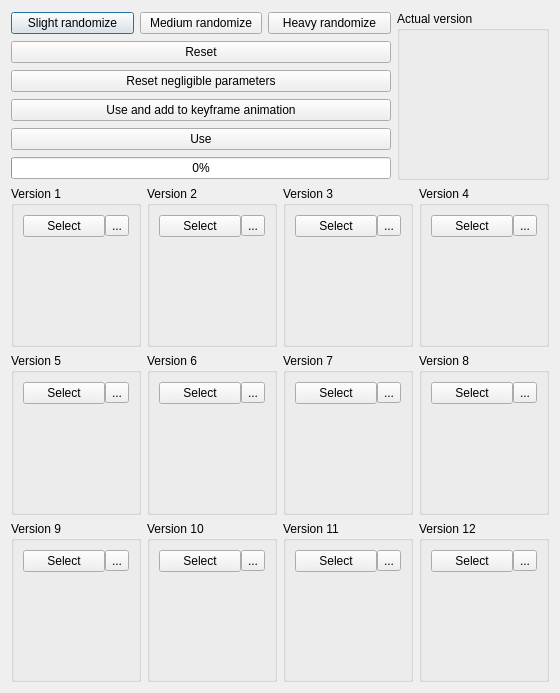
<?xml version="1.0" encoding="UTF-8"?>
<ui version="4.0">
 <class>cRandomizerDialog</class>
 <widget class="QDialog" name="cRandomizerDialog">
  <property name="geometry">
   <rect>
    <x>0</x>
    <y>0</y>
    <width>560</width>
    <height>693</height>
   </rect>
  </property>
  <property name="windowTitle">
   <string>Dialog</string>
  </property>
  <layout class="QVBoxLayout" name="verticalLayout" stretch="0,1">
   <item>
    <layout class="QHBoxLayout" name="horizontalLayout" stretch="0,0">
     <item>
      <layout class="QVBoxLayout" name="verticalLayout_2">
       <item>
        <layout class="QHBoxLayout" name="horizontalLayout_13">
         <item>
          <widget class="QPushButton" name="pushButton_slight">
           <property name="text">
            <string>Slight randomize</string>
           </property>
          </widget>
         </item>
         <item>
          <widget class="QPushButton" name="pushButton_medium">
           <property name="text">
            <string>Medium randomize</string>
           </property>
          </widget>
         </item>
         <item>
          <widget class="QPushButton" name="pushButton_heavy">
           <property name="text">
            <string>Heavy randomize</string>
           </property>
          </widget>
         </item>
        </layout>
       </item>
       <item>
        <widget class="QPushButton" name="pushButton_reset">
         <property name="text">
          <string>Reset</string>
         </property>
        </widget>
       </item>
       <item>
        <widget class="QPushButton" name="pushButton_clean_up">
         <property name="text">
          <string>Reset negligible parameters</string>
         </property>
        </widget>
       </item>
       <item>
        <widget class="QPushButton" name="pushButton_add_to_keyframes">
         <property name="text">
          <string>Use and add to keyframe animation</string>
         </property>
        </widget>
       </item>
       <item>
        <widget class="QPushButton" name="pushButton_use">
         <property name="text">
          <string>Use</string>
         </property>
        </widget>
       </item>
       <item>
        <widget class="QProgressBar" name="progressBar">
         <property name="maximum">
          <number>1000</number>
         </property>
         <property name="value">
          <number>0</number>
         </property>
        </widget>
       </item>
      </layout>
     </item>
     <item>
      <widget class="QGroupBox" name="groupBox_version_actual">
       <property name="title">
        <string>Actual version</string>
       </property>
       <layout class="QVBoxLayout" name="verticalLayout_4">
        <item>
         <widget class="cThumbnailWidget" name="previewwidget_actual" native="true">
          <property name="minimumSize">
           <size>
            <width>128</width>
            <height>128</height>
           </size>
          </property>
         </widget>
        </item>
       </layout>
      </widget>
     </item>
    </layout>
   </item>
   <item>
    <layout class="QGridLayout" name="gridLayout">
     <item row="0" column="0">
      <widget class="QGroupBox" name="groupBox_version_01">
       <property name="title">
        <string>Version 1</string>
       </property>
       <layout class="QVBoxLayout" name="verticalLayout_3" stretch="0,1">
        <item>
         <layout class="QHBoxLayout" name="horizontalLayout_2">
          <property name="spacing">
           <number>0</number>
          </property>
          <item>
           <widget class="QPushButton" name="pushButton_select_01">
            <property name="text">
             <string>Select</string>
            </property>
           </widget>
          </item>
          <item>
           <widget class="QToolButton" name="toolButton_save_01">
            <property name="text">
             <string>...</string>
            </property>
            <property name="icon">
             <iconset theme="document-save" resource="icons.qrc">
              <normaloff>:/system/icons/document-save.svg</normaloff>:/system/icons/document-save.svg</iconset>
            </property>
           </widget>
          </item>
         </layout>
        </item>
        <item>
         <widget class="cThumbnailWidget" name="previewwidget_01" native="true">
          <property name="minimumSize">
           <size>
            <width>16</width>
            <height>16</height>
           </size>
          </property>
         </widget>
        </item>
       </layout>
      </widget>
     </item>
     <item row="0" column="2">
      <widget class="QGroupBox" name="groupBox_version_03">
       <property name="title">
        <string>Version 3</string>
       </property>
       <layout class="QVBoxLayout" name="verticalLayout_6" stretch="0,1">
        <item>
         <layout class="QHBoxLayout" name="horizontalLayout_14">
          <property name="spacing">
           <number>0</number>
          </property>
          <item>
           <widget class="QPushButton" name="pushButton_select_03">
            <property name="text">
             <string>Select</string>
            </property>
           </widget>
          </item>
          <item>
           <widget class="QToolButton" name="toolButton_save_03">
            <property name="text">
             <string>...</string>
            </property>
            <property name="icon">
             <iconset theme="document-save" resource="icons.qrc">
              <normaloff>:/system/icons/document-save.svg</normaloff>:/system/icons/document-save.svg</iconset>
            </property>
           </widget>
          </item>
         </layout>
        </item>
        <item>
         <widget class="cThumbnailWidget" name="previewwidget_03" native="true">
          <property name="minimumSize">
           <size>
            <width>16</width>
            <height>16</height>
           </size>
          </property>
         </widget>
        </item>
       </layout>
      </widget>
     </item>
     <item row="0" column="1">
      <widget class="QGroupBox" name="groupBox_version_02">
       <property name="title">
        <string>Version 2</string>
       </property>
       <layout class="QVBoxLayout" name="verticalLayout_5" stretch="0,1">
        <item>
         <layout class="QHBoxLayout" name="horizontalLayout_3">
          <property name="spacing">
           <number>0</number>
          </property>
          <item>
           <widget class="QPushButton" name="pushButton_select_02">
            <property name="text">
             <string>Select</string>
            </property>
           </widget>
          </item>
          <item>
           <widget class="QToolButton" name="toolButton_save_02">
            <property name="text">
             <string>...</string>
            </property>
            <property name="icon">
             <iconset theme="document-save" resource="icons.qrc">
              <normaloff>:/system/icons/document-save.svg</normaloff>:/system/icons/document-save.svg</iconset>
            </property>
           </widget>
          </item>
         </layout>
        </item>
        <item>
         <widget class="cThumbnailWidget" name="previewwidget_02" native="true">
          <property name="minimumSize">
           <size>
            <width>16</width>
            <height>16</height>
           </size>
          </property>
         </widget>
        </item>
       </layout>
      </widget>
     </item>
     <item row="0" column="3">
      <widget class="QGroupBox" name="groupBox_version_04">
       <property name="title">
        <string>Version 4</string>
       </property>
       <layout class="QVBoxLayout" name="verticalLayout_8" stretch="0,1">
        <item>
         <layout class="QHBoxLayout" name="horizontalLayout_4">
          <property name="spacing">
           <number>0</number>
          </property>
          <item>
           <widget class="QPushButton" name="pushButton_select_04">
            <property name="text">
             <string>Select</string>
            </property>
           </widget>
          </item>
          <item>
           <widget class="QToolButton" name="toolButton_save_04">
            <property name="text">
             <string>...</string>
            </property>
            <property name="icon">
             <iconset theme="document-save" resource="icons.qrc">
              <normaloff>:/system/icons/document-save.svg</normaloff>:/system/icons/document-save.svg</iconset>
            </property>
           </widget>
          </item>
         </layout>
        </item>
        <item>
         <widget class="cThumbnailWidget" name="previewwidget_04" native="true">
          <property name="minimumSize">
           <size>
            <width>16</width>
            <height>16</height>
           </size>
          </property>
         </widget>
        </item>
       </layout>
      </widget>
     </item>
     <item row="1" column="0">
      <widget class="QGroupBox" name="groupBox_version_05">
       <property name="title">
        <string>Version 5</string>
       </property>
       <layout class="QVBoxLayout" name="verticalLayout_7" stretch="0,1">
        <item>
         <layout class="QHBoxLayout" name="horizontalLayout_5">
          <property name="spacing">
           <number>0</number>
          </property>
          <item>
           <widget class="QPushButton" name="pushButton_select_05">
            <property name="text">
             <string>Select</string>
            </property>
           </widget>
          </item>
          <item>
           <widget class="QToolButton" name="toolButton_save_05">
            <property name="text">
             <string>...</string>
            </property>
            <property name="icon">
             <iconset theme="document-save" resource="icons.qrc">
              <normaloff>:/system/icons/document-save.svg</normaloff>:/system/icons/document-save.svg</iconset>
            </property>
           </widget>
          </item>
         </layout>
        </item>
        <item>
         <widget class="cThumbnailWidget" name="previewwidget_05" native="true">
          <property name="minimumSize">
           <size>
            <width>16</width>
            <height>16</height>
           </size>
          </property>
         </widget>
        </item>
       </layout>
      </widget>
     </item>
     <item row="1" column="1">
      <widget class="QGroupBox" name="groupBox_version_06">
       <property name="title">
        <string>Version 6</string>
       </property>
       <layout class="QVBoxLayout" name="verticalLayout_9" stretch="0,1">
        <item>
         <layout class="QHBoxLayout" name="horizontalLayout_6">
          <property name="spacing">
           <number>0</number>
          </property>
          <item>
           <widget class="QPushButton" name="pushButton_select_06">
            <property name="text">
             <string>Select</string>
            </property>
           </widget>
          </item>
          <item>
           <widget class="QToolButton" name="toolButton_save_06">
            <property name="text">
             <string>...</string>
            </property>
            <property name="icon">
             <iconset theme="document-save" resource="icons.qrc">
              <normaloff>:/system/icons/document-save.svg</normaloff>:/system/icons/document-save.svg</iconset>
            </property>
           </widget>
          </item>
         </layout>
        </item>
        <item>
         <widget class="cThumbnailWidget" name="previewwidget_06" native="true">
          <property name="minimumSize">
           <size>
            <width>16</width>
            <height>16</height>
           </size>
          </property>
         </widget>
        </item>
       </layout>
      </widget>
     </item>
     <item row="1" column="2">
      <widget class="QGroupBox" name="groupBox_version_07">
       <property name="title">
        <string>Version 7</string>
       </property>
       <layout class="QVBoxLayout" name="verticalLayout_11" stretch="0,1">
        <item>
         <layout class="QHBoxLayout" name="horizontalLayout_7">
          <property name="spacing">
           <number>0</number>
          </property>
          <item>
           <widget class="QPushButton" name="pushButton_select_07">
            <property name="text">
             <string>Select</string>
            </property>
           </widget>
          </item>
          <item>
           <widget class="QToolButton" name="toolButton_save_07">
            <property name="text">
             <string>...</string>
            </property>
            <property name="icon">
             <iconset theme="document-save" resource="icons.qrc">
              <normaloff>:/system/icons/document-save.svg</normaloff>:/system/icons/document-save.svg</iconset>
            </property>
           </widget>
          </item>
         </layout>
        </item>
        <item>
         <widget class="cThumbnailWidget" name="previewwidget_07" native="true">
          <property name="minimumSize">
           <size>
            <width>16</width>
            <height>16</height>
           </size>
          </property>
         </widget>
        </item>
       </layout>
      </widget>
     </item>
     <item row="1" column="3">
      <widget class="QGroupBox" name="groupBox_version_08">
       <property name="title">
        <string>Version 8</string>
       </property>
       <layout class="QVBoxLayout" name="verticalLayout_10" stretch="0,1">
        <item>
         <layout class="QHBoxLayout" name="horizontalLayout_8">
          <property name="spacing">
           <number>0</number>
          </property>
          <item>
           <widget class="QPushButton" name="pushButton_select_08">
            <property name="text">
             <string>Select</string>
            </property>
           </widget>
          </item>
          <item>
           <widget class="QToolButton" name="toolButton_save_08">
            <property name="text">
             <string>...</string>
            </property>
            <property name="icon">
             <iconset theme="document-save" resource="icons.qrc">
              <normaloff>:/system/icons/document-save.svg</normaloff>:/system/icons/document-save.svg</iconset>
            </property>
           </widget>
          </item>
         </layout>
        </item>
        <item>
         <widget class="cThumbnailWidget" name="previewwidget_08" native="true">
          <property name="minimumSize">
           <size>
            <width>16</width>
            <height>16</height>
           </size>
          </property>
         </widget>
        </item>
       </layout>
      </widget>
     </item>
     <item row="2" column="1">
      <widget class="QGroupBox" name="groupBox_version_10">
       <property name="title">
        <string>Version 10</string>
       </property>
       <layout class="QVBoxLayout" name="verticalLayout_13" stretch="0,1">
        <item>
         <layout class="QHBoxLayout" name="horizontalLayout_10">
          <property name="spacing">
           <number>0</number>
          </property>
          <item>
           <widget class="QPushButton" name="pushButton_select_10">
            <property name="text">
             <string>Select</string>
            </property>
           </widget>
          </item>
          <item>
           <widget class="QToolButton" name="toolButton_save_10">
            <property name="text">
             <string>...</string>
            </property>
            <property name="icon">
             <iconset theme="document-save" resource="icons.qrc">
              <normaloff>:/system/icons/document-save.svg</normaloff>:/system/icons/document-save.svg</iconset>
            </property>
           </widget>
          </item>
         </layout>
        </item>
        <item>
         <widget class="cThumbnailWidget" name="previewwidget_10" native="true">
          <property name="minimumSize">
           <size>
            <width>16</width>
            <height>16</height>
           </size>
          </property>
         </widget>
        </item>
       </layout>
      </widget>
     </item>
     <item row="2" column="0">
      <widget class="QGroupBox" name="groupBox_version_09">
       <property name="title">
        <string>Version 9</string>
       </property>
       <layout class="QVBoxLayout" name="verticalLayout_12" stretch="0,1">
        <item>
         <layout class="QHBoxLayout" name="horizontalLayout_9">
          <property name="spacing">
           <number>0</number>
          </property>
          <item>
           <widget class="QPushButton" name="pushButton_select_09">
            <property name="text">
             <string>Select</string>
            </property>
           </widget>
          </item>
          <item>
           <widget class="QToolButton" name="toolButton_save_09">
            <property name="text">
             <string>...</string>
            </property>
            <property name="icon">
             <iconset theme="document-save" resource="icons.qrc">
              <normaloff>:/system/icons/document-save.svg</normaloff>:/system/icons/document-save.svg</iconset>
            </property>
           </widget>
          </item>
         </layout>
        </item>
        <item>
         <widget class="cThumbnailWidget" name="previewwidget_09" native="true">
          <property name="minimumSize">
           <size>
            <width>16</width>
            <height>16</height>
           </size>
          </property>
         </widget>
        </item>
       </layout>
      </widget>
     </item>
     <item row="2" column="2">
      <widget class="QGroupBox" name="groupBox_version_11">
       <property name="title">
        <string>Version 11</string>
       </property>
       <layout class="QVBoxLayout" name="verticalLayout_14" stretch="0,1">
        <item>
         <layout class="QHBoxLayout" name="horizontalLayout_11">
          <property name="spacing">
           <number>0</number>
          </property>
          <item>
           <widget class="QPushButton" name="pushButton_select_11">
            <property name="text">
             <string>Select</string>
            </property>
           </widget>
          </item>
          <item>
           <widget class="QToolButton" name="toolButton_save_11">
            <property name="text">
             <string>...</string>
            </property>
            <property name="icon">
             <iconset theme="document-save" resource="icons.qrc">
              <normaloff>:/system/icons/document-save.svg</normaloff>:/system/icons/document-save.svg</iconset>
            </property>
           </widget>
          </item>
         </layout>
        </item>
        <item>
         <widget class="cThumbnailWidget" name="previewwidget_11" native="true">
          <property name="minimumSize">
           <size>
            <width>16</width>
            <height>16</height>
           </size>
          </property>
         </widget>
        </item>
       </layout>
      </widget>
     </item>
     <item row="2" column="3">
      <widget class="QGroupBox" name="groupBox_version_12">
       <property name="title">
        <string>Version 12</string>
       </property>
       <layout class="QVBoxLayout" name="verticalLayout_15" stretch="0,1">
        <item>
         <layout class="QHBoxLayout" name="horizontalLayout_12">
          <property name="spacing">
           <number>0</number>
          </property>
          <item>
           <widget class="QPushButton" name="pushButton_select_12">
            <property name="text">
             <string>Select</string>
            </property>
           </widget>
          </item>
          <item>
           <widget class="QToolButton" name="toolButton_save_12">
            <property name="text">
             <string>...</string>
            </property>
            <property name="icon">
             <iconset theme="document-save" resource="icons.qrc">
              <normaloff>:/system/icons/document-save.svg</normaloff>:/system/icons/document-save.svg</iconset>
            </property>
           </widget>
          </item>
         </layout>
        </item>
        <item>
         <widget class="cThumbnailWidget" name="previewwidget_12" native="true">
          <property name="minimumSize">
           <size>
            <width>16</width>
            <height>16</height>
           </size>
          </property>
         </widget>
        </item>
       </layout>
      </widget>
     </item>
    </layout>
   </item>
  </layout>
 </widget>
 <customwidgets>
  <customwidget>
   <class>cThumbnailWidget</class>
   <extends>QWidget</extends>
   <header>thumbnail_widget.h</header>
   <container>1</container>
  </customwidget>
 </customwidgets>
 <resources>
  <include location="icons.qrc"/>
 </resources>
 <connections/>
</ui>
